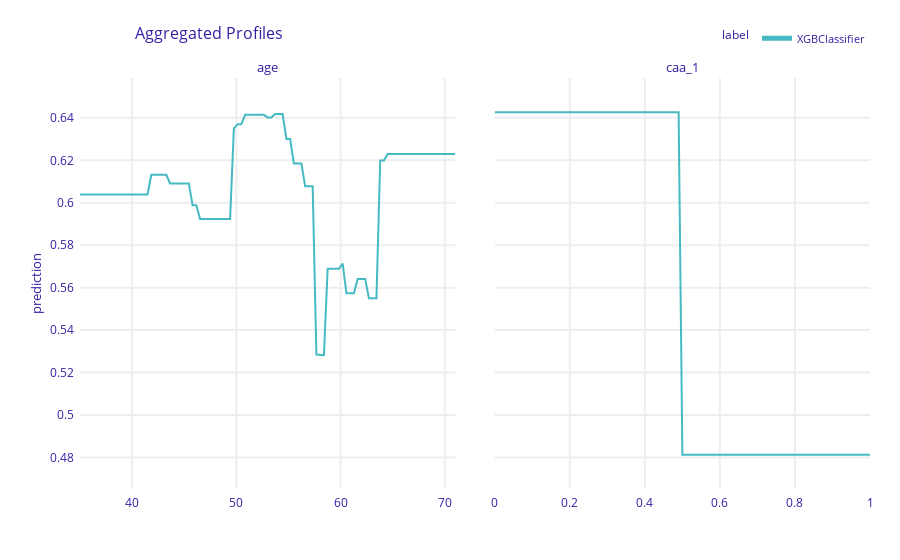

Notebook source saved alongside this figure:
### Code cell
pdp.plot(variables=diff_variables)

### Figure 1 — Plotly figure (JSON) as saved in the notebook; plotly's stock layout.template omitted (floating-point values rounded to 4 significant figures; data arrays with more than 128 entries replaced by an {"elided": "..."} marker saying what was removed)
{"data": [{"customdata": {"elided": "101x3 mixed values"}, "hovertemplate": "<b>%{hovertext}</b><br><br>prediction=%{y:.3f}<br>mean_prediction=%{customdata[0]:.3f}<extra></extra>", "hovertext": ["XGBClassifier", "XGBClassifier", "XGBClassifier", "XGBClassifier", "XGBClassifier", "XGBClassifier", "XGBClassifier", "XGBClassifier", "XGBClassifier", "XGBClassifier", "XGBClassifier", "XGBClassifier", "XGBClassifier", "XGBClassifier", "XGBClassifier", "XGBClassifier", "XGBClassifier", "XGBClassifier", "XGBClassifier", "XGBClassifier", "XGBClassifier", "XGBClassifier", "XGBClassifier", "XGBClassifier", "XGBClassifier", "XGBClassifier", "XGBClassifier", "XGBClassifier", "XGBClassifier", "XGBClassifier", "XGBClassifier", "XGBClassifier", "XGBClassifier", "XGBClassifier", "XGBClassifier", "XGBClassifier", "XGBClassifier", "XGBClassifier", "XGBClassifier", "XGBClassifier", "XGBClassifier", "XGBClassifier", "XGBClassifier", "XGBClassifier", "XGBClassifier", "XGBClassifier", "XGBClassifier", "XGBClassifier", "XGBClassifier", "XGBClassifier", "XGBClassifier", "XGBClassifier", "XGBClassifier", "XGBClassifier", "XGBClassifier", "XGBClassifier", "XGBClassifier", "XGBClassifier", "XGBClassifier", "XGBClassifier", "XGBClassifier", "XGBClassifier", "XGBClassifier", "XGBClassifier", "XGBClassifier", "XGBClassifier", "XGBClassifier", "XGBClassifier", "XGBClassifier", "XGBClassifier", "XGBClassifier", "XGBClassifier", "XGBClassifier", "XGBClassifier", "XGBClassifier", "XGBClassifier", "XGBClassifier", "XGBClassifier", "XGBClassifier", "XGBClassifier", "XGBClassifier", "XGBClassifier", "XGBClassifier", "XGBClassifier", "XGBClassifier", "XGBClassifier", "XGBClassifier", "XGBClassifier", "XGBClassifier", "XGBClassifier", "XGBClassifier", "XGBClassifier", "XGBClassifier", "XGBClassifier", "XGBClassifier", "XGBClassifier", "XGBClassifier", "XGBClassifier", "XGBClassifier", "XGBClassifier", "XGBClassifier"], "legendgroup": "XGBClassifier", "line": {"color": "#46bac2", "dash": "solid", "width": 2}, "marker": {"symbol": "circle"}, "mode": "lines", "name": "XGBClassifier", "opacity": 1, "orientation": "v", "showlegend": true, "type": "scatter", "x": [35, 35.36, 35.72, 36.08, 36.44, 36.8, 37.16, 37.52, 37.88, 38.24, 38.6, 38.96, 39.32, 39.68, 40.04, 40.4, 40.76, 41.12, 41.48, 41.84, 42.2, 42.56, 42.92, 43.28, 43.64, 44, 44.36, 44.72, 45.08, 45.44, 45.8, 46.16, 46.52, 46.88, 47.24, 47.6, 47.96, 48.32, 48.68, 49.04, 49.4, 49.76, 50.12, 50.48, 50.84, 51.2, 51.56, 51.92, 52.28, 52.64, 53, 53.36, 53.72, 54.08, 54.44, 54.8, 55.16, 55.52, 55.88, 56.24, 56.6, 56.96, 57.32, 57.68, 58.04, 58.4, 58.76, 59.12, 59.48, 59.84, 60.2, 60.56, 60.92, 61.28, 61.64, 62, 62.36, 62.72, 63.08, 63.44, 63.8, 64.16, 64.52, 64.88, 65.24, 65.6, 65.96, 66.32, 66.68, 67.04, 67.4, 67.76, 68.12, 68.48, 68.84, 69.2, 69.56, 69.92, 70.28, 70.64, 71], "xaxis": "x", "y": [0.6039, 0.6039, 0.6039, 0.6039, 0.6039, 0.6039, 0.6039, 0.6039, 0.6039, 0.6039, 0.6039, 0.6039, 0.6039, 0.6039, 0.6039, 0.6039, 0.6039, 0.6039, 0.6039, 0.6132, 0.6132, 0.6132, 0.6132, 0.6132, 0.6091, 0.6091, 0.6091, 0.6091, 0.6091, 0.6091, 0.5988, 0.5988, 0.5924, 0.5924, 0.5924, 0.5924, 0.5924, 0.5924, 0.5924, 0.5924, 0.5924, 0.6349, 0.637, 0.637, 0.6414, 0.6414, 0.6414, 0.6414, 0.6414, 0.6414, 0.6401, 0.6401, 0.6418, 0.6418, 0.6418, 0.63, 0.63, 0.6185, 0.6185, 0.6185, 0.6078, 0.6078, 0.6078, 0.5285, 0.5282, 0.5282, 0.5689, 0.5689, 0.5689, 0.5689, 0.5713, 0.5574, 0.5574, 0.5574, 0.5641, 0.5641, 0.5641, 0.5551, 0.5551, 0.5551, 0.6199, 0.6199, 0.6229, 0.6229, 0.6229, 0.6229, 0.6229, 0.6229, 0.6229, 0.6229, 0.6229, 0.6229, 0.6229, 0.6229, 0.6229, 0.6229, 0.6229, 0.6229, 0.6229, 0.6229, 0.6229], "yaxis": "y"}, {"customdata": {"elided": "101x3 mixed values"}, "hovertemplate": "<b>%{hovertext}</b><br><br>prediction=%{y:.3f}<br>mean_prediction=%{customdata[0]:.3f}<extra></extra>", "hovertext": ["XGBClassifier", "XGBClassifier", "XGBClassifier", "XGBClassifier", "XGBClassifier", "XGBClassifier", "XGBClassifier", "XGBClassifier", "XGBClassifier", "XGBClassifier", "XGBClassifier", "XGBClassifier", "XGBClassifier", "XGBClassifier", "XGBClassifier", "XGBClassifier", "XGBClassifier", "XGBClassifier", "XGBClassifier", "XGBClassifier", "XGBClassifier", "XGBClassifier", "XGBClassifier", "XGBClassifier", "XGBClassifier", "XGBClassifier", "XGBClassifier", "XGBClassifier", "XGBClassifier", "XGBClassifier", "XGBClassifier", "XGBClassifier", "XGBClassifier", "XGBClassifier", "XGBClassifier", "XGBClassifier", "XGBClassifier", "XGBClassifier", "XGBClassifier", "XGBClassifier", "XGBClassifier", "XGBClassifier", "XGBClassifier", "XGBClassifier", "XGBClassifier", "XGBClassifier", "XGBClassifier", "XGBClassifier", "XGBClassifier", "XGBClassifier", "XGBClassifier", "XGBClassifier", "XGBClassifier", "XGBClassifier", "XGBClassifier", "XGBClassifier", "XGBClassifier", "XGBClassifier", "XGBClassifier", "XGBClassifier", "XGBClassifier", "XGBClassifier", "XGBClassifier", "XGBClassifier", "XGBClassifier", "XGBClassifier", "XGBClassifier", "XGBClassifier", "XGBClassifier", "XGBClassifier", "XGBClassifier", "XGBClassifier", "XGBClassifier", "XGBClassifier", "XGBClassifier", "XGBClassifier", "XGBClassifier", "XGBClassifier", "XGBClassifier", "XGBClassifier", "XGBClassifier", "XGBClassifier", "XGBClassifier", "XGBClassifier", "XGBClassifier", "XGBClassifier", "XGBClassifier", "XGBClassifier", "XGBClassifier", "XGBClassifier", "XGBClassifier", "XGBClassifier", "XGBClassifier", "XGBClassifier", "XGBClassifier", "XGBClassifier", "XGBClassifier", "XGBClassifier", "XGBClassifier", "XGBClassifier", "XGBClassifier"], "legendgroup": "XGBClassifier", "line": {"color": "#46bac2", "dash": "solid", "width": 2}, "marker": {"symbol": "circle"}, "mode": "lines", "name": "XGBClassifier", "opacity": 1, "orientation": "v", "showlegend": false, "type": "scatter", "x": [0, 0.01, 0.02, 0.03, 0.04, 0.05, 0.06, 0.07, 0.08, 0.09, 0.1, 0.11, 0.12, 0.13, 0.14, 0.15, 0.16, 0.17, 0.18, 0.19, 0.2, 0.21, 0.22, 0.23, 0.24, 0.25, 0.26, 0.27, 0.28, 0.29, 0.3, 0.31, 0.32, 0.33, 0.34, 0.35, 0.36, 0.37, 0.38, 0.39, 0.4, 0.41, 0.42, 0.43, 0.44, 0.45, 0.46, 0.47, 0.48, 0.49, 0.5, 0.51, 0.52, 0.53, 0.54, 0.55, 0.56, 0.57, 0.58, 0.59, 0.6, 0.61, 0.62, 0.63, 0.64, 0.65, 0.66, 0.67, 0.68, 0.69, 0.7, 0.71, 0.72, 0.73, 0.74, 0.75, 0.76, 0.77, 0.78, 0.79, 0.8, 0.81, 0.82, 0.83, 0.84, 0.85, 0.86, 0.87, 0.88, 0.89, 0.9, 0.91, 0.92, 0.93, 0.94, 0.95, 0.96, 0.97, 0.98, 0.99, 1], "xaxis": "x2", "y": [0.6426, 0.6426, 0.6426, 0.6426, 0.6426, 0.6426, 0.6426, 0.6426, 0.6426, 0.6426, 0.6426, 0.6426, 0.6426, 0.6426, 0.6426, 0.6426, 0.6426, 0.6426, 0.6426, 0.6426, 0.6426, 0.6426, 0.6426, 0.6426, 0.6426, 0.6426, 0.6426, 0.6426, 0.6426, 0.6426, 0.6426, 0.6426, 0.6426, 0.6426, 0.6426, 0.6426, 0.6426, 0.6426, 0.6426, 0.6426, 0.6426, 0.6426, 0.6426, 0.6426, 0.6426, 0.6426, 0.6426, 0.6426, 0.6426, 0.6426, 0.4813, 0.4813, 0.4813, 0.4813, 0.4813, 0.4813, 0.4813, 0.4813, 0.4813, 0.4813, 0.4813, 0.4813, 0.4813, 0.4813, 0.4813, 0.4813, 0.4813, 0.4813, 0.4813, 0.4813, 0.4813, 0.4813, 0.4813, 0.4813, 0.4813, 0.4813, 0.4813, 0.4813, 0.4813, 0.4813, 0.4813, 0.4813, 0.4813, 0.4813, 0.4813, 0.4813, 0.4813, 0.4813, 0.4813, 0.4813, 0.4813, 0.4813, 0.4813, 0.4813, 0.4813, 0.4813, 0.4813, 0.4813, 0.4813, 0.4813, 0.4813], "yaxis": "y2"}], "layout": {"annotations": [{"font": {"size": 13}, "showarrow": false, "text": "age", "x": 0.2375, "xanchor": "center", "xref": "paper", "y": 1, "yanchor": "bottom", "yref": "paper"}, {"font": {"size": 13}, "showarrow": false, "text": "caa_1", "x": 0.7625, "xanchor": "center", "xref": "paper", "y": 1, "yanchor": "bottom", "yref": "paper"}, {"font": {"size": 13}, "showarrow": false, "text": "prediction", "textangle": -90, "x": -0.07, "xref": "paper", "y": 0.5, "yref": "paper"}], "autosize": true, "font": {"color": "#371ea3"}, "hovermode": "x unified", "legend": {"font": {"size": 11}, "itemsizing": "constant", "orientation": "h", "title": {"font": {"size": 12}, "text": "label"}, "tracegroupgap": 0, "x": 1, "xanchor": "right", "y": 1.061, "yanchor": "bottom"}, "margin": {"b": 71, "r": 30, "t": 78}, "title": {"font": {"size": 16}, "text": "Aggregated Profiles", "x": 0.15}, "xaxis": {"anchor": "y", "automargin": true, "autorange": true, "domain": [0, 0.475], "fixedrange": true, "gridwidth": 2, "range": [35, 71], "showticklabels": true, "tickcolor": "white", "ticklen": 3, "ticks": "outside", "title": {"text": ""}, "type": "linear", "zeroline": false}, "xaxis2": {"anchor": "y2", "automargin": true, "autorange": true, "domain": [0.525, 1], "fixedrange": true, "gridwidth": 2, "range": [0, 1], "showticklabels": true, "tickcolor": "white", "ticklen": 3, "ticks": "outside", "title": {"text": ""}, "type": "linear", "zeroline": false}, "yaxis": {"anchor": "x", "automargin": true, "domain": [0, 1], "fixedrange": true, "gridwidth": 2, "range": [0.4651, 0.6588], "tickcolor": "white", "ticklen": 3, "ticks": "outside", "title": {"text": ""}, "type": "linear", "zeroline": false}, "yaxis2": {"anchor": "x2", "automargin": true, "domain": [0, 1], "fixedrange": true, "gridwidth": 2, "matches": "y", "showticklabels": false, "tickcolor": "white", "ticklen": 3, "ticks": "outside", "title": {"text": ""}, "type": "linear", "zeroline": false}}}
